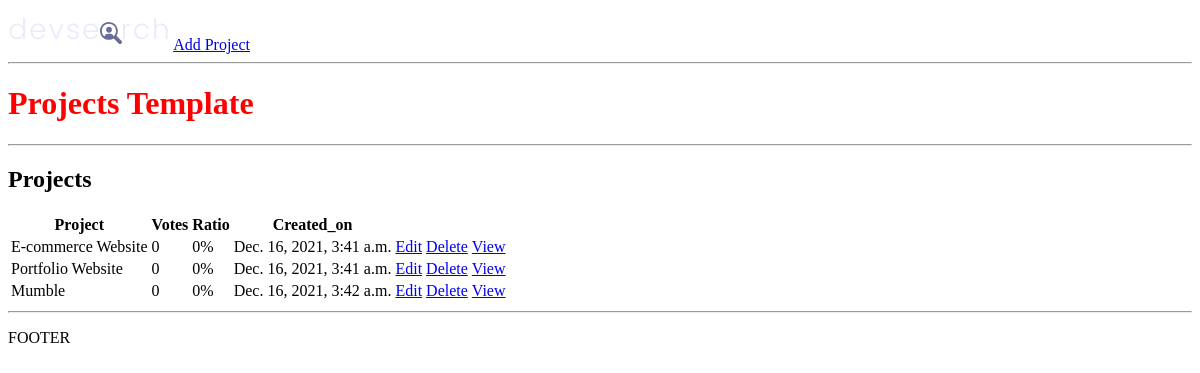
/, run on an earlier commit of the app's database.
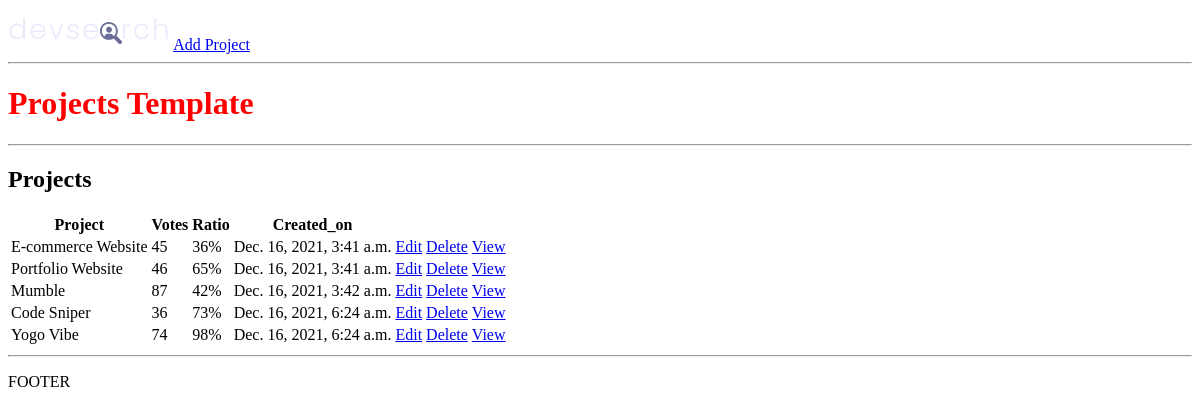
And on a later commit of the database.
### projects/models.py (models this page shows, shortened)
class Project(models.Model):
    title = models.CharField(max_length=200)
    description = models.TextField(null=True, blank=True)
    featured_image = models.ImageField(null=True, blank=True, default='default.jpg')
    demo_link = models.CharField(max_length=2000, null=True, blank=True)
    source_link = models.CharField(max_length=2000, null=True, blank=
    True)
    tags = models.ManyToManyField('Tag', blank=True)
    vote_total = models.IntegerField(default=0, null=True, blank=True)
    vote_ratio = models.IntegerField(default=0, null=True, blank=True)
    created = models.DateTimeField(auto_now_add=True)
    id = models.UUIDField(default=uuid.uuid4, unique=True, primary_key=True, editable=False)

### projects/views.py (the view)
# urls.py: path('', include('projects.urls')),
def projects(request):
    projects = Project.objects.all()
    context = {'projects': projects}
    return render(request, 'projects/projects.html', context)

### projects/templates/projects/projects.html
{% extends 'main.html' %}
{% block content %}
<h1>Projects Template</h1>
<hr>
<h2>Projects</h2>
<table>
    <tr>
        <th>Project</th>
        <th>Votes</th>
        <th>Ratio</th>
        <th>Created_on</th>
        <th></th>
        <th></th>
    </tr>
    {% for project in projects %}
    <tr>
        <td>{{ project.title }}</td>
        <td>{{ project.vote_total }}</td>
        <td>{{ project.vote_ratio }}%</td>
        <td>{{ project.created }}</td>
        <td><a href="{% url 'update-project' project.id %}">Edit</a></td>
        <td><a href="{% url 'delete-project' project.id %}">Delete</a></td>
        <td><a href="{% url 'project' project.id %}">View</a></td>
    </tr>
    {% endfor %}
</table>
{% endblock content %}

### templates/main.html (shortened to what this page needs)
<!DOCTYPE html>
{% load static %}
<html lang="en">
<head>
    <link rel="stylesheet" href="{% static 'styles/main.css' %}">
</head>
<body>
    {% include 'navbar.html' %}
    {% block content %}
    {% endblock content %}
    <hr>
    <footer>
        <p>FOOTER</p>
    </footer>
</body>
</html>

### templates/navbar.html
{% load static %}
<img src="{% static 'images/logo.svg' %}" alt="">
<a href="{% url 'create-project' %}">Add Project</a>
<hr>

### static/styles/main.css (style rules this page uses)
h1 { color: rgb(255, 0, 0); }

What changed in the data, as far as the page shows it:
changed Project "E-commerce Website": vote_total "0" → "45"; vote_ratio "0" → "36"
changed Project "Portfolio Website": vote_total "0" → "46"; vote_ratio "0" → "65"
changed Project "Mumble": vote_total "0" → "87"; vote_ratio "0" → "42"
added Project: title "Code Sniper", vote_total "36", vote_ratio "73", created "Dec. 16, 2021, 6:24 a.m."
added Project: title "Yogo Vibe", vote_total "74", vote_ratio "98", created "Dec. 16, 2021, 6:24 a.m."
